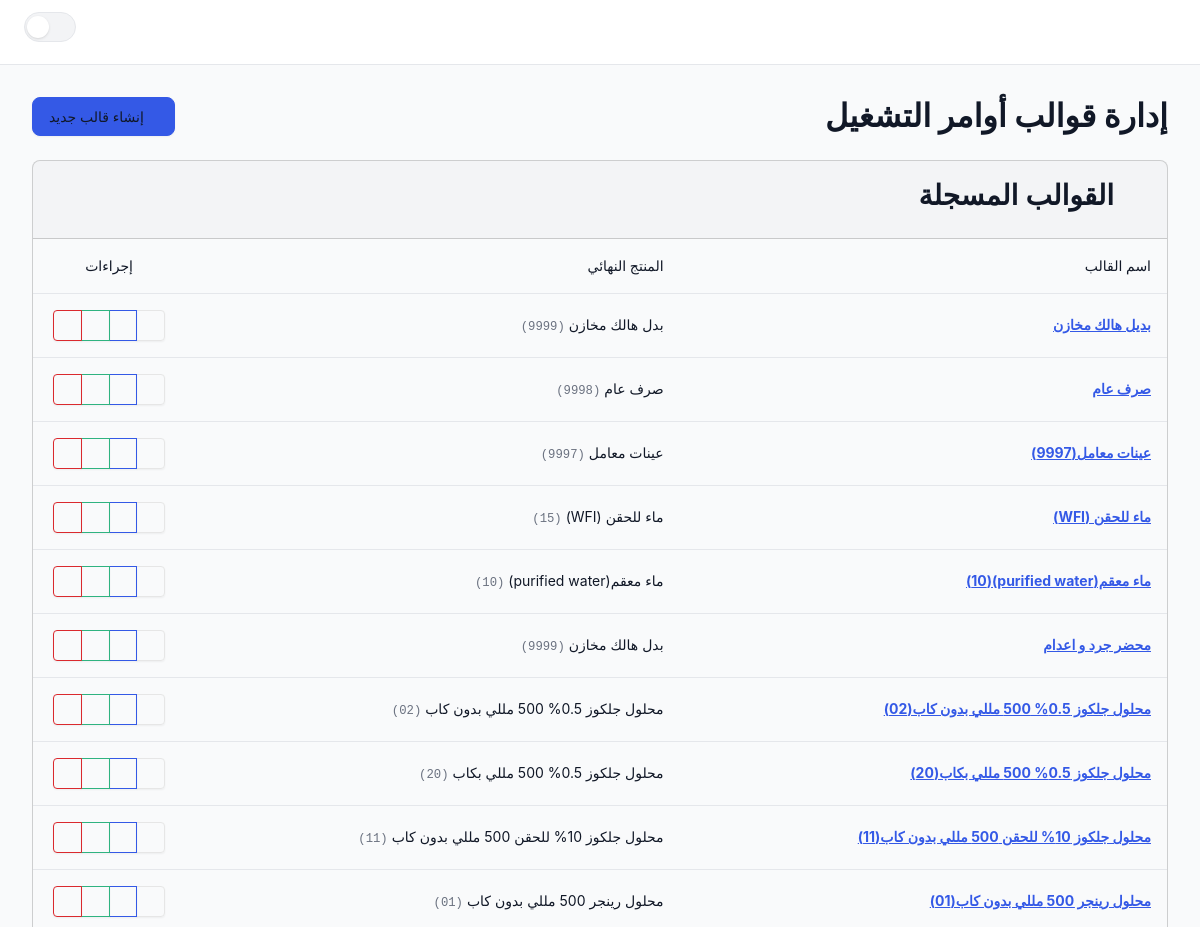
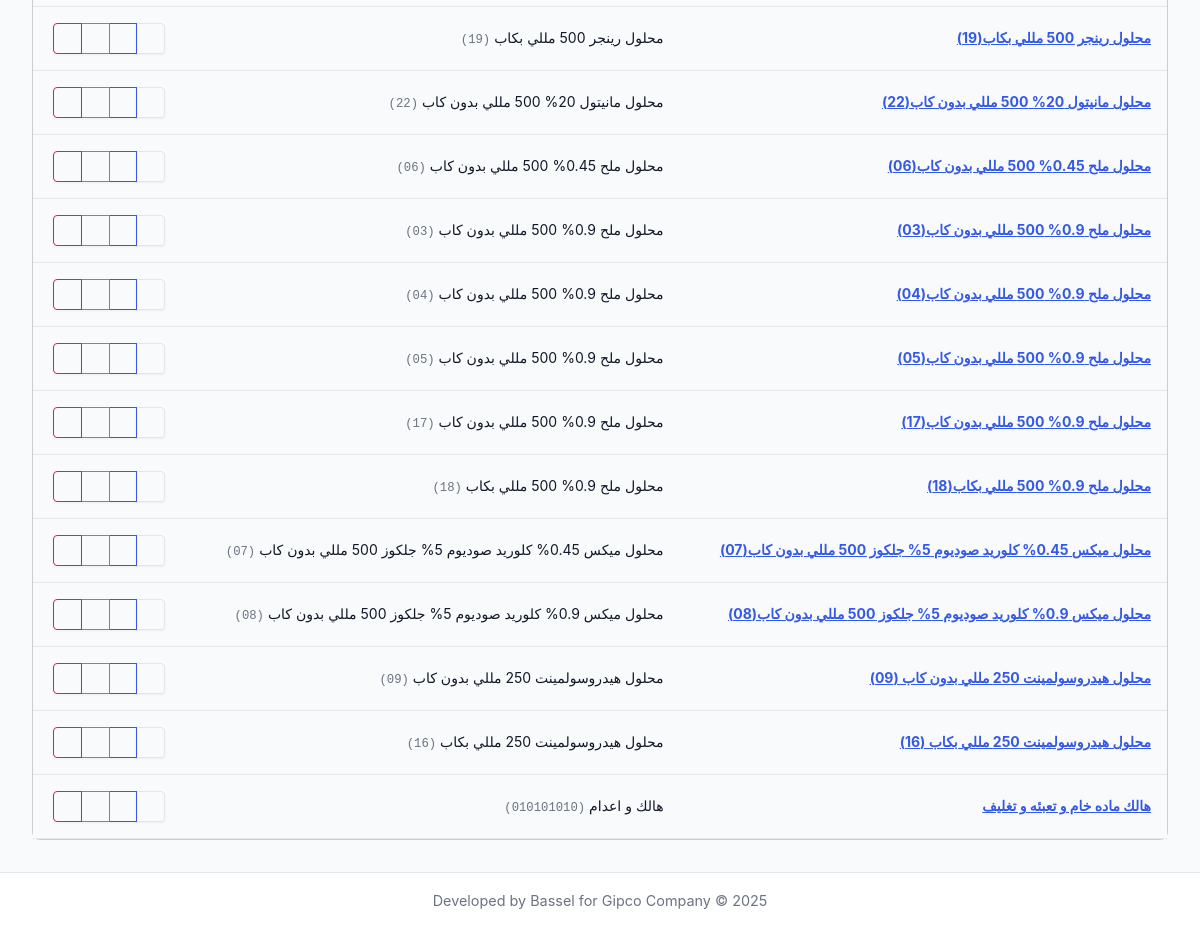
Before: /shop_order_templates/ with the older database file (2 pictures, top to bottom).
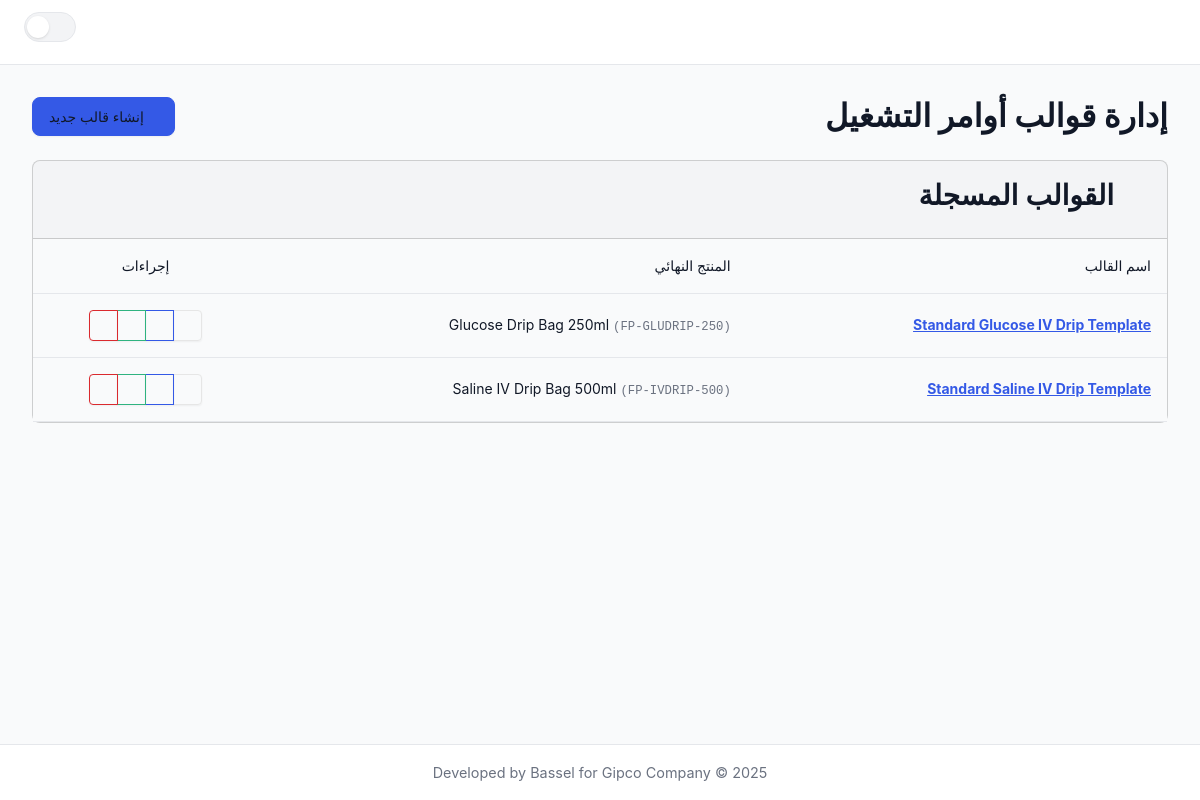
After: the same page with the newer database file.
### inventory/models.py (models this page shows, shortened)
class ShopOrderTemplate(models.Model):
    name = models.CharField(max_length=255, verbose_name=_("Template Name"))
    final_product = models.ForeignKey(
        Product,
        on_delete=models.CASCADE,
        related_name='templates',
        verbose_name=_("Final Product")
    )
    bottle_size_ml = models.PositiveIntegerField(
        null=True, blank=True, verbose_name=_("Bottle Size (mL)"),
        help_text=_("For overhead allocation based on volume, enter the size of a single bottle/unit in milliliters.")
    )
    class Meta:
        db_table = 'shop_order_templates'
        verbose_name = _("Shop Order Template")
        verbose_name_plural = _("Shop Order Templates")
        ordering = ['name']

class Product(models.Model):
    class ProductType(models.TextChoices):
        RAW_MATERIAL = 'مواد خام', _('مواد خام')
        PACKAGING = 'تعبئه و تغليف', _('تعبئه و تغليف')
        FINAL_PRODUCT = 'منتج نهائي', _('منتج نهائي')
        MRO = 'قطع غيار و صيانة', _('قطع غيار و صيانة')
        CONSUMABLE = 'مستهلكات', _('مستهلكات')
    name = models.CharField(max_length=255, verbose_name=_("Product Name"))
    code = models.CharField(max_length=100, unique=True, verbose_name=_("Product Code"))
    product_type = models.CharField(
        max_length=50,
        choices=ProductType.choices,
        verbose_name=_("Product Type")
    )
    unit = models.CharField(max_length=50, verbose_name=_("Unit of Measurement"))
    tags = models.ManyToManyField('ProductTag', blank=True, verbose_name=_("Tags"))
    moving_average_cost = models.DecimalField(
        max_digits=12, decimal_places=3, default=Decimal('0.000'), verbose_name=_("Moving Average Cost")
    )
    override_inventory_account = models.ForeignKey(
        'Account', on_delete=models.SET_NULL, null=True, blank=True,
        related_name='+', verbose_name=_("Override Inventory Account")
    )
    override_cogs_expense_account = models.ForeignKey(
        'Account', on_delete=models.SET_NULL, null=True, blank=True,
        related_name='+', verbose_name=_("Override COGS/Expense Account")
    )
    override_sales_revenue_account = models.ForeignKey(
        'Account', on_delete=models.SET_NULL, null=True, blank=True,
        related_name='+', verbose_name=_("Override Sales Revenue Account")
    )
    is_amortizable = models.BooleanField(
        default=False,
        verbose_name=_("Is Amortizable"),
        help_text=_("If checked, consuming this item will create a prepaid asset to be amortized over time.")
    )
    class Meta:
        db_table = 'products'
        verbose_name = _("Product")
        verbose_name_plural = _("Products")
        ordering = ['name']

### inventory/views/templates.py (the view, shortened to what this page needs)
# urls.py: path('shop_order_templates/', shop_order_templates, name='shop_order_templates'),
def shop_order_templates(request: HttpRequest) -> HttpResponse:
    source_template_data = None
    source_items_queryset = None
    copy_from_id = request.GET.get('copy_from')
    primitive_products_qs = Product.objects.filter(~Q(product_type=Product.ProductType.FINAL_PRODUCT))
    context = {
        'active_page': 'shop_orders',
        'templates': ShopOrderTemplate.objects.select_related('final_product').all(),
        'final_products': Product.objects.filter(product_type=Product.ProductType.FINAL_PRODUCT),
        'primitive_products': list(primitive_products_qs.values('id', 'name', 'code')),
        'source_template': source_template_data,
        'source_items': list(source_items_queryset.values('primitive_product_id', 'theoretical_quantity')) if source_items_queryset else None,
    }
    if 'X-Partial-Request' in request.headers:
        return render(request, 'inventory/partials/shop_order_templates_partial.html', context)
    return render(request, 'inventory/shop_order_templates.html', context)

### inventory/templates/inventory/shop_order_templates.html (shortened to what this page needs)
{% extends "inventory/layout.html" %}
{% load static %}
{% block content %}
  {% include "inventory/partials/shop_order_templates_content.html" %}
{% endblock content %}

### inventory/templates/inventory/partials/shop_order_templates_content.html (shortened to what this page needs)
<div class="d-flex justify-content-between align-items-center mb-4">
    <h1 class="h2 mb-0" style="font-weight: 700;">إدارة قوالب أوامر التشغيل</h1>
    <button type="button" class="btn btn-primary" data-bs-toggle="modal" data-bs-target="#addTemplateModal">
        <i class="bi bi-plus-lg"></i> إنشاء قالب جديد
    </button>
</div>
<div class="card">
    <div class="card-header">
        <h3><i class="bi bi-file-earmark-ruled"></i> القوالب المسجلة</h3>
    </div>
    <div class="card-body p-0">
        {% if not templates %}
        <div class="text-center p-5">
            <i class="bi bi-files display-4 text-secondary"></i>
            <h5 class="mt-3">لا توجد قوالب</h5>
            <p class="text-muted">ابدأ بإنشاء أول قالب لأمر تشغيل.</p>
            <button class="btn btn-primary mt-2" data-bs-toggle="modal" data-bs-target="#addTemplateModal">
                <i class="bi bi-plus-lg"></i> إنشاء قالب
            </button>
        </div>
        {% else %}
        <div class="table-responsive">
            <table class="table table-hover align-middle mb-0">
                <thead>
                    <tr>
                        <th class="ps-3">اسم القالب</th>
                        <th>المنتج النهائي</th>
                        <th class="text-center">إجراءات</th>
                    </tr>
                </thead>
                <tbody>
                    {% for t in templates %}
                    <tr>
                        <td class="ps-3">
                            <a href="{% url 'inventory:view_shop_order_template' pk=t.id %}"><strong>{{ t.name }}</strong></a>
                        </td>
                        <td>{{ t.final_product.name }} <small class="text-muted font-monospace">({{t.final_product.code}})</small></td>
                        <td class="text-center">
                            <div class="btn-group">
                                <a href="{% url 'inventory:view_shop_order_template' pk=t.id %}" class="btn btn-sm btn-outline-secondary" title="عرض"><i class="bi bi-eye"></i></a>
                                <a href="{% url 'inventory:edit_shop_order_template' pk=t.id %}" class="btn btn-sm btn-outline-primary" title="تعديل"><i class="bi bi-pencil-square"></i></a>
                                <a href="{% url 'inventory:shop_order_templates' %}?copy_from={{ t.id }}" class="btn btn-sm btn-outline-success" title="نسخ لإنشاء جديد"><i class="bi bi-copy"></i></a>
                                <button type="button" class="btn btn-sm btn-outline-danger" data-bs-toggle="modal" data-bs-target="#deleteModal{{t.id}}" title="حذف"><i class="bi bi-trash"></i></button>
                            </div>
                        </td>
                    </tr>
                    {% endfor %}
                </tbody>
            </table>
        </div>
        {% endif %}
    </div>
</div>

Changed rows visible on the page:
removed ShopOrderTemplate: name "بديل هالك مخازن", final_product.name "بدل هالك مخازن", final_product.code "9999"
removed ShopOrderTemplate: name "صرف عام", final_product.name "صرف عام", final_product.code "9998"
removed ShopOrderTemplate: name "عينات معامل(9997)", final_product.name "عينات معامل", final_product.code "9997"
removed ShopOrderTemplate: name "ماء للحقن (WFI)", final_product.name "ماء للحقن (WFI)", final_product.code "15"
removed ShopOrderTemplate: name "ماء معقم(purified water)(10)", final_product.name "ماء معقم(purified water)", final_product.code "10"
removed ShopOrderTemplate: name "محضر جرد و اعدام", final_product.name "بدل هالك مخازن", final_product.code "9999"
removed ShopOrderTemplate: name "محلول جلكوز 0.5% 500 مللي بدون كاب(02)", final_product.name "محلول جلكوز 0.5% 500 مللي بدون كاب", final_product.code "02"
removed ShopOrderTemplate: name "محلول جلكوز 0.5% 500 مللي بكاب(20)", final_product.name "محلول جلكوز 0.5% 500 مللي بكاب", final_product.code "20"
removed ShopOrderTemplate: name "محلول رينجر 500 مللي بدون كاب(01)", final_product.name "محلول رينجر 500 مللي بدون كاب", final_product.code "01"
removed ShopOrderTemplate: name "محلول رينجر 500 مللي بكاب(19)", final_product.name "محلول رينجر 500 مللي بكاب", final_product.code "19"
removed ShopOrderTemplate: name "محلول مانيتول 20% 500 مللي بدون كاب(22)", final_product.name "محلول مانيتول 20% 500 مللي بدون كاب", final_product.code "22"
removed ShopOrderTemplate: name "محلول ملح 0.45% 500 مللي بدون كاب(06)", final_product.name "محلول ملح 0.45% 500 مللي بدون كاب", final_product.code "06"
removed ShopOrderTemplate: name "محلول ملح 0.9% 500 مللي بدون كاب(04)", final_product.name "محلول ملح 0.9% 500 مللي بدون كاب", final_product.code "04"
removed ShopOrderTemplate: name "محلول ملح 0.9% 500 مللي بدون كاب(05)", final_product.name "محلول ملح 0.9% 500 مللي بدون كاب", final_product.code "05"
removed ShopOrderTemplate: name "محلول ملح 0.9% 500 مللي بدون كاب(17)", final_product.name "محلول ملح 0.9% 500 مللي بدون كاب", final_product.code "17"
removed ShopOrderTemplate: name "محلول ملح 0.9% 500 مللي بكاب(18)", final_product.name "محلول ملح 0.9% 500 مللي بكاب", final_product.code "18"
removed ShopOrderTemplate: name "محلول ميكس 0.45% كلوريد صوديوم 5% جلكوز 500 مللي بدون كاب(07)", final_product.name "محلول ميكس 0.45% كلوريد صوديوم 5% جلكوز 500 مللي بدون كاب", final_product.code "07"
removed ShopOrderTemplate: name "محلول ميكس 0.9% كلوريد صوديوم 5% جلكوز 500 مللي بدون كاب(08)", final_product.name "محلول ميكس 0.9% كلوريد صوديوم 5% جلكوز 500 مللي بدون كاب", final_product.code "08"
removed ShopOrderTemplate: name "محلول هيدروسولمينت 250 مللي بدون كاب (09)", final_product.name "محلول هيدروسولمينت 250 مللي بدون كاب", final_product.code "09"
removed ShopOrderTemplate: name "محلول هيدروسولمينت 250 مللي بكاب (16)", final_product.name "محلول هيدروسولمينت 250 مللي بكاب", final_product.code "16"
removed ShopOrderTemplate: name "هالك ماده خام و تعبئه و تغليف", final_product.name "هالك و اعدام", final_product.code "010101010"
changed ShopOrderTemplate: name "محلول ملح 0.9% 500 مللي بدون كاب(03)" → "Standard Glucose IV Drip Template"; final_product.name "محلول ملح 0.9% 500 مللي بدون كاب" → "Glucose Drip Bag 250ml"; final_product.code "03" → "FP-GLUDRIP-250"; moves up the list
changed ShopOrderTemplate: name "محلول جلكوز 10% للحقن 500 مللي بدون كاب(11)" → "Standard Saline IV Drip Template"; final_product.name "محلول جلكوز 10% للحقن 500 مللي بدون كاب" → "Saline IV Drip Bag 500ml"; final_product.code "11" → "FP-IVDRIP-500"
